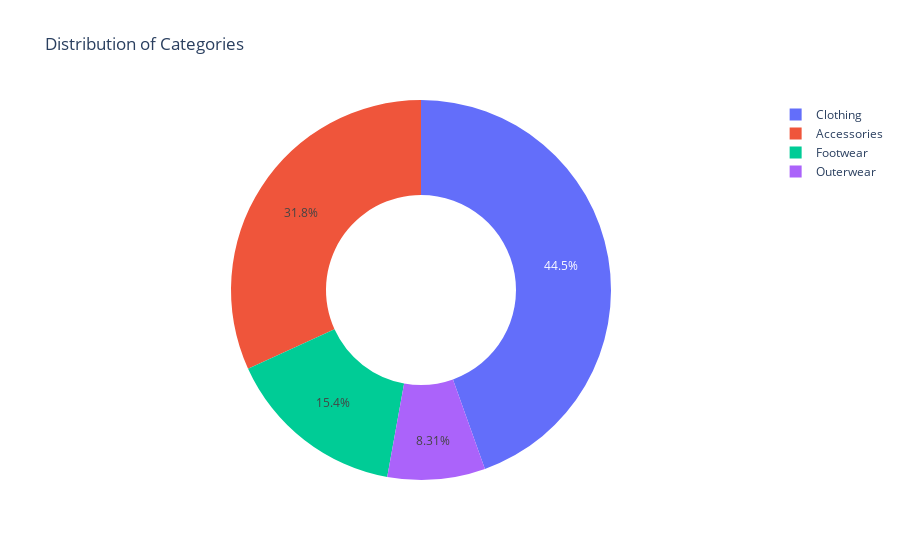
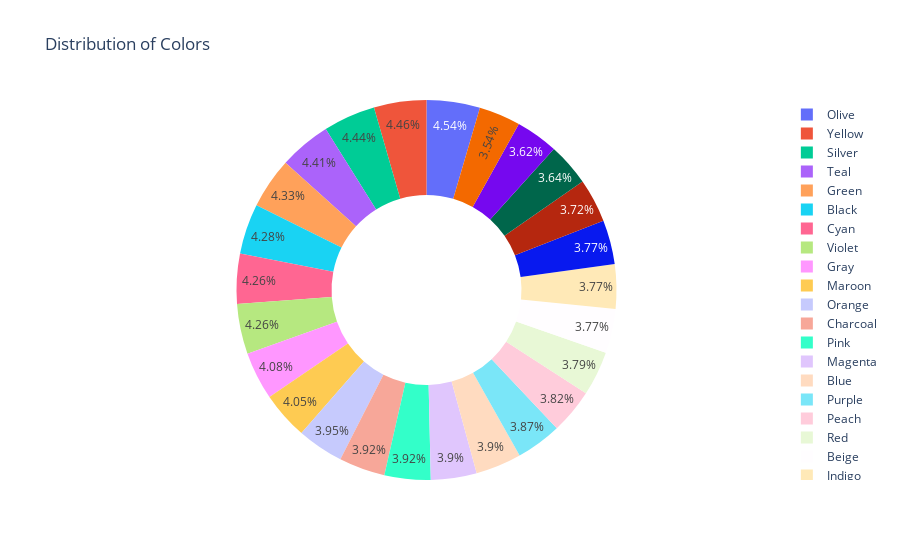

Notebook source saved alongside these figures, in order:
### Code cell
import plotly.express as px

category_counts = data["Category"].value_counts().reset_index()
color_counts = data["Color"].value_counts().reset_index()

fig1 = px.pie(category_counts, values='count', names='Category', title='Distribution of Categories', hole=0.5)
fig2 = px.pie(color_counts, values='count', names='Color', title='Distribution of Colors', hole=0.5)

fig1.show()
fig2.show()

### Figure 1 — Plotly figure (JSON) as saved in the notebook; plotly's stock layout.template omitted (floating-point values rounded to 4 significant figures)
{"data": [{"domain": {"x": [0, 1], "y": [0, 1]}, "hole": 0.5, "hovertemplate": "Category=%{label}<br>count=%{value}<extra></extra>", "labels": ["Clothing", "Accessories", "Footwear", "Outerwear"], "legendgroup": "", "name": "", "showlegend": true, "type": "pie", "values": [1737, 1240, 599, 324]}], "layout": {"legend": {"tracegroupgap": 0}, "title": {"text": "Distribution of Categories"}}}

### Figure 2 — Plotly figure (JSON) as saved in the notebook; plotly's stock layout.template omitted (floating-point values rounded to 4 significant figures)
{"data": [{"domain": {"x": [0, 1], "y": [0, 1]}, "hole": 0.5, "hovertemplate": "Color=%{label}<br>count=%{value}<extra></extra>", "labels": ["Olive", "Yellow", "Silver", "Teal", "Green", "Black", "Cyan", "Violet", "Gray", "Maroon", "Orange", "Charcoal", "Pink", "Magenta", "Blue", "Purple", "Peach", "Red", "Beige", "Indigo", "Lavender", "Turquoise", "White", "Brown", "Gold"], "legendgroup": "", "name": "", "showlegend": true, "type": "pie", "values": [177, 174, 173, 172, 169, 167, 166, 166, 159, 158, 154, 153, 153, 152, 152, 151, 149, 148, 147, 147, 147, 145, 142, 141, 138]}], "layout": {"legend": {"tracegroupgap": 0}, "title": {"text": "Distribution of Colors"}}}
